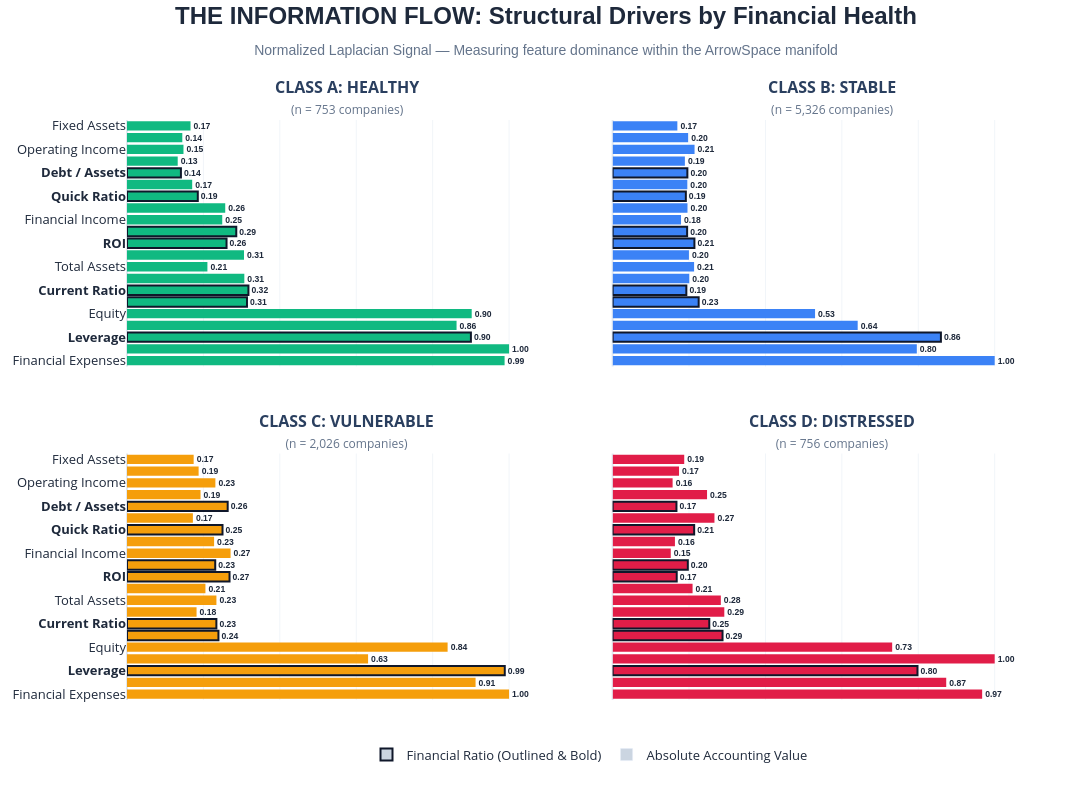

Notebook source saved alongside this figure:
### Markdown cell above
### 8.1 The Macro View: Mapping the Financial DNA of the Market
**What this shows:** This "Manifold" translates over 11,000 complex balance sheets into a simple 2D map based on financial similarity. The left panel shows that our model naturally groups companies by their health class (from Healthy/Green to Distressed/Red). 

The right panel highlights "geometric anomalies" (in bright yellow), companies with highly unusual financial structures.

**Value for Stakeholders:**
* **Executive Validation:** It visually proves that our AI isn't just guessing; it has successfully mapped the actual "physics" of the market. Healthy companies and distressed companies live in entirely different neighborhoods.
* **Targeted Risk Hunting:** The bright yellow "peninsula" on the right reveals a cluster of companies that share a specific, highly abnormal financial profile. Instead of reviewing 11,000 companies, our risk team can immediately target this isolated group for deep-dive audits.

### Code cell
import plotly.graph_objects as go
from plotly.subplots import make_subplots

# --- 1. Premium Light Theme Setup ---
bg_color = '#ffffff'
text_main = '#1e293b'  
text_muted = '#64748b' 

CLASS_COLORS = {
    'A': '#10b981',  # Emerald Green
    'B': '#3b82f6',  # Cobalt Blue
    'C': '#f59e0b',  # Amber
    'D': '#e11d48'   # Crimson Red
}

ratio_set = {'ROE', 'ROI', 'Leverage', 'Current Ratio', 'Quick Ratio',
             'Debt / Assets', 'Profit Margin'}

# --- 2. Prepare Dynamic Subplot Titles (Plotly natively renders HTML!) ---
subplot_titles = []
for cls in CLASS_ORDER:
    n_cls = (df_spec_tr[TARGET] == cls).sum()
    title = f"<b>CLASS {cls}: {CLASS_LABELS[cls].upper()}</b><br><span style='font-size:12px; color:{text_muted}'>(n = {n_cls:,} companies)</span>"
    subplot_titles.append(title)

# --- 3. Initialize the 2x2 Plotly Grid ---
fig = make_subplots(
    rows=2, cols=2, 
    shared_yaxes=True,           # Flawlessly shares the Y-axis labels on the left
    horizontal_spacing=0.05,     # Squeezes columns together for easy left-to-right comparison
    vertical_spacing=0.15,       # Gives perfect breathing room between rows
    subplot_titles=subplot_titles
)

# --- 4. Plotting the Data ---
# Plotly uses a 1D index for rows/cols (1,1), (1,2), (2,1), (2,2)
positions = [(1,1), (1,2), (2,1), (2,2)]

for ax_i, cls in enumerate(CLASS_ORDER):
    row, col = positions[ax_i]
    color = CLASS_COLORS[cls]
    
    # Extract sorted data
    vals = diag_by_class[cls][sort_idx]
    labs = [FEAT_LABELS[i] for i in sort_idx]
    
    # Format Y-axis labels (Plotly supports <b> tags for tick labels!)
    formatted_labs = [f"<b>{l}</b>" if l in ratio_set else l for l in labs]
    
    # Define outline arrays for the bars (Dark outline for ratios, none for absolute)
    line_colors = ['#0f172a' if l in ratio_set else 'rgba(0,0,0,0)' for l in labs]
    line_widths = [2 if l in ratio_set else 0 for l in labs]

    # Add the horizontal bar chart
    fig.add_trace(go.Bar(
        y=formatted_labs,
        x=vals,
        orientation='h',
        marker=dict(
            color=color,
            line=dict(color=line_colors, width=line_widths)
        ),
        text=[f"{v:.2f}" for v in vals],
        textposition='outside',
        textfont=dict(color=text_main, size=11, family="Arial", weight="bold"),
        showlegend=False,
        hoverinfo="x+y"
    ), row=row, col=col)

# --- 5. Layout Perfection ---
fig.update_layout(
    title=dict(
        text="<b>THE INFORMATION FLOW: Structural Drivers by Financial Health</b><br>"
             f"<span style='font-size:14px; color:{text_muted}'>Normalized Laplacian Signal — Measuring feature dominance within the ArrowSpace manifold</span>",
        x=0.5, y=0.97,
        font=dict(size=24, color=text_main, family="Arial")
    ),
    plot_bgcolor=bg_color,
    paper_bgcolor=bg_color,
    width=1200,
    height=800,
    margin=dict(l=20, r=40, t=120, b=100), # Ample margins for breathing room
    barmode='group'
)

# Clean up axes (Add subtle vertical gridlines, remove clutter)
fig.update_xaxes(
    showgrid=True, gridwidth=1, gridcolor='#f1f5f9', 
    zeroline=True, zerolinewidth=2, zerolinecolor='#e2e8f0',
    showticklabels=False, range=[0, 1.15]
)
fig.update_yaxes(
    showgrid=False, tickfont=dict(size=13, color=text_main)
)

# --- 6. Custom Legend (Dummy traces to build the legend) ---
fig.add_trace(go.Bar(
    x=[None], y=[None],
    marker=dict(color='#cbd5e1', line=dict(color='#0f172a', width=2)),
    name='Financial Ratio (Outlined & Bold)'
))
fig.add_trace(go.Bar(
    x=[None], y=[None],
    marker=dict(color='#cbd5e1'),
    name='Absolute Accounting Value'
))

# Position the legend perfectly centered at the bottom
fig.update_layout(
    legend=dict(
        orientation="h",
        yanchor="bottom", y=-0.12,
        xanchor="center", x=0.5,
        font=dict(size=13, color=text_main)
    )
)

# Show the interactive plot
fig.show()

# To save for the presentation:
# fig.write_image("feature_signal_plotly_premium.png", scale=3)

### Figure 1 — Plotly figure (JSON) as saved in the notebook; plotly's stock layout.template omitted (floating-point values rounded to 4 significant figures)
{"data": [{"hoverinfo": "x+y", "marker": {"color": "#10b981", "line": {"color": ["rgba(0,0,0,0)", "rgba(0,0,0,0)", "#0f172a", "rgba(0,0,0,0)", "rgba(0,0,0,0)", "#0f172a", "#0f172a", "rgba(0,0,0,0)", "rgba(0,0,0,0)", "rgba(0,0,0,0)", "#0f172a", "#0f172a", "rgba(0,0,0,0)", "rgba(0,0,0,0)", "#0f172a", "rgba(0,0,0,0)", "#0f172a", "rgba(0,0,0,0)", "rgba(0,0,0,0)", "rgba(0,0,0,0)", "rgba(0,0,0,0)"], "width": [0, 0, 2, 0, 0, 2, 2, 0, 0, 0, 2, 2, 0, 0, 2, 0, 2, 0, 0, 0, 0]}}, "orientation": "h", "showlegend": false, "text": ["0.99", "1.00", "0.90", "0.86", "0.90", "0.31", "0.32", "0.31", "0.21", "0.31", "0.26", "0.29", "0.25", "0.26", "0.19", "0.17", "0.14", "0.13", "0.15", "0.14", "0.17"], "textfont": {"color": "#1e293b", "family": "Arial", "size": 11, "weight": "bold"}, "textposition": "outside", "type": "bar", "x": [0.9883, 1.0, 0.9001, 0.8626, 0.9022, 0.314, 0.3178, 0.3071, 0.2105, 0.3062, 0.2605, 0.286, 0.2493, 0.2571, 0.1853, 0.1706, 0.1411, 0.1327, 0.1478, 0.1448, 0.1663], "xaxis": "x", "y": ["Financial Expenses", "Production Value", "<b>Leverage</b>", "Company Age", "Equity", "<b>ROE</b>", "<b>Current Ratio</b>", "LT Debt", "Total Assets", "Net P&L", "<b>ROI</b>", "<b>Profit Margin</b>", "Financial Income", "Production Costs", "<b>Quick Ratio</b>", "ST Debt", "<b>Debt / Assets</b>", "Current Assets", "Operating Income", "Total Debt", "Fixed Assets"], "yaxis": "y"}, {"hoverinfo": "x+y", "marker": {"color": "#3b82f6", "line": {"color": ["rgba(0,0,0,0)", "rgba(0,0,0,0)", "#0f172a", "rgba(0,0,0,0)", "rgba(0,0,0,0)", "#0f172a", "#0f172a", "rgba(0,0,0,0)", "rgba(0,0,0,0)", "rgba(0,0,0,0)", "#0f172a", "#0f172a", "rgba(0,0,0,0)", "rgba(0,0,0,0)", "#0f172a", "rgba(0,0,0,0)", "#0f172a", "rgba(0,0,0,0)", "rgba(0,0,0,0)", "rgba(0,0,0,0)", "rgba(0,0,0,0)"], "width": [0, 0, 2, 0, 0, 2, 2, 0, 0, 0, 2, 2, 0, 0, 2, 0, 2, 0, 0, 0, 0]}}, "orientation": "h", "showlegend": false, "text": ["1.00", "0.80", "0.86", "0.64", "0.53", "0.23", "0.19", "0.20", "0.21", "0.20", "0.21", "0.20", "0.18", "0.20", "0.19", "0.20", "0.20", "0.19", "0.21", "0.20", "0.17"], "textfont": {"color": "#1e293b", "family": "Arial", "size": 11, "weight": "bold"}, "textposition": "outside", "type": "bar", "x": [1.0, 0.7962, 0.8592, 0.6414, 0.5298, 0.2252, 0.193, 0.2006, 0.2132, 0.1997, 0.2141, 0.195, 0.179, 0.196, 0.1916, 0.1955, 0.1956, 0.1891, 0.2145, 0.1976, 0.1694], "xaxis": "x2", "y": ["Financial Expenses", "Production Value", "<b>Leverage</b>", "Company Age", "Equity", "<b>ROE</b>", "<b>Current Ratio</b>", "LT Debt", "Total Assets", "Net P&L", "<b>ROI</b>", "<b>Profit Margin</b>", "Financial Income", "Production Costs", "<b>Quick Ratio</b>", "ST Debt", "<b>Debt / Assets</b>", "Current Assets", "Operating Income", "Total Debt", "Fixed Assets"], "yaxis": "y2"}, {"hoverinfo": "x+y", "marker": {"color": "#f59e0b", "line": {"color": ["rgba(0,0,0,0)", "rgba(0,0,0,0)", "#0f172a", "rgba(0,0,0,0)", "rgba(0,0,0,0)", "#0f172a", "#0f172a", "rgba(0,0,0,0)", "rgba(0,0,0,0)", "rgba(0,0,0,0)", "#0f172a", "#0f172a", "rgba(0,0,0,0)", "rgba(0,0,0,0)", "#0f172a", "rgba(0,0,0,0)", "#0f172a", "rgba(0,0,0,0)", "rgba(0,0,0,0)", "rgba(0,0,0,0)", "rgba(0,0,0,0)"], "width": [0, 0, 2, 0, 0, 2, 2, 0, 0, 0, 2, 2, 0, 0, 2, 0, 2, 0, 0, 0, 0]}}, "orientation": "h", "showlegend": false, "text": ["1.00", "0.91", "0.99", "0.63", "0.84", "0.24", "0.23", "0.18", "0.23", "0.21", "0.27", "0.23", "0.27", "0.23", "0.25", "0.17", "0.26", "0.19", "0.23", "0.19", "0.17"], "textfont": {"color": "#1e293b", "family": "Arial", "size": 11, "weight": "bold"}, "textposition": "outside", "type": "bar", "x": [1.0, 0.9123, 0.9888, 0.631, 0.8391, 0.2393, 0.2339, 0.1821, 0.234, 0.2053, 0.2684, 0.2309, 0.2711, 0.228, 0.25, 0.1724, 0.2635, 0.1925, 0.2313, 0.1874, 0.1745], "xaxis": "x3", "y": ["Financial Expenses", "Production Value", "<b>Leverage</b>", "Company Age", "Equity", "<b>ROE</b>", "<b>Current Ratio</b>", "LT Debt", "Total Assets", "Net P&L", "<b>ROI</b>", "<b>Profit Margin</b>", "Financial Income", "Production Costs", "<b>Quick Ratio</b>", "ST Debt", "<b>Debt / Assets</b>", "Current Assets", "Operating Income", "Total Debt", "Fixed Assets"], "yaxis": "y3"}, {"hoverinfo": "x+y", "marker": {"color": "#e11d48", "line": {"color": ["rgba(0,0,0,0)", "rgba(0,0,0,0)", "#0f172a", "rgba(0,0,0,0)", "rgba(0,0,0,0)", "#0f172a", "#0f172a", "rgba(0,0,0,0)", "rgba(0,0,0,0)", "rgba(0,0,0,0)", "#0f172a", "#0f172a", "rgba(0,0,0,0)", "rgba(0,0,0,0)", "#0f172a", "rgba(0,0,0,0)", "#0f172a", "rgba(0,0,0,0)", "rgba(0,0,0,0)", "rgba(0,0,0,0)", "rgba(0,0,0,0)"], "width": [0, 0, 2, 0, 0, 2, 2, 0, 0, 0, 2, 2, 0, 0, 2, 0, 2, 0, 0, 0, 0]}}, "orientation": "h", "showlegend": false, "text": ["0.97", "0.87", "0.80", "1.00", "0.73", "0.29", "0.25", "0.29", "0.28", "0.21", "0.17", "0.20", "0.15", "0.16", "0.21", "0.27", "0.17", "0.25", "0.16", "0.17", "0.19"], "textfont": {"color": "#1e293b", "family": "Arial", "size": 11, "weight": "bold"}, "textposition": "outside", "type": "bar", "x": [0.9672, 0.8731, 0.7979, 1.0, 0.7317, 0.2877, 0.253, 0.2923, 0.2832, 0.2093, 0.1677, 0.1968, 0.1522, 0.1631, 0.2134, 0.2665, 0.1671, 0.2471, 0.157, 0.1738, 0.1874], "xaxis": "x4", "y": ["Financial Expenses", "Production Value", "<b>Leverage</b>", "Company Age", "Equity", "<b>ROE</b>", "<b>Current Ratio</b>", "LT Debt", "Total Assets", "Net P&L", "<b>ROI</b>", "<b>Profit Margin</b>", "Financial Income", "Production Costs", "<b>Quick Ratio</b>", "ST Debt", "<b>Debt / Assets</b>", "Current Assets", "Operating Income", "Total Debt", "Fixed Assets"], "yaxis": "y4"}, {"marker": {"color": "#cbd5e1", "line": {"color": "#0f172a", "width": 2}}, "name": "Financial Ratio (Outlined & Bold)", "type": "bar", "x": [null], "y": [null]}, {"marker": {"color": "#cbd5e1"}, "name": "Absolute Accounting Value", "type": "bar", "x": [null], "y": [null]}], "layout": {"annotations": [{"font": {"size": 16}, "showarrow": false, "text": "<b>CLASS A: HEALTHY</b><br><span style='font-size:12px; color:#64748b'>(n = 753 companies)</span>", "x": 0.2375, "xanchor": "center", "xref": "paper", "y": 1, "yanchor": "bottom", "yref": "paper"}, {"font": {"size": 16}, "showarrow": false, "text": "<b>CLASS B: STABLE</b><br><span style='font-size:12px; color:#64748b'>(n = 5,326 companies)</span>", "x": 0.7625, "xanchor": "center", "xref": "paper", "y": 1, "yanchor": "bottom", "yref": "paper"}, {"font": {"size": 16}, "showarrow": false, "text": "<b>CLASS C: VULNERABLE</b><br><span style='font-size:12px; color:#64748b'>(n = 2,026 companies)</span>", "x": 0.2375, "xanchor": "center", "xref": "paper", "y": 0.425, "yanchor": "bottom", "yref": "paper"}, {"font": {"size": 16}, "showarrow": false, "text": "<b>CLASS D: DISTRESSED</b><br><span style='font-size:12px; color:#64748b'>(n = 756 companies)</span>", "x": 0.7625, "xanchor": "center", "xref": "paper", "y": 0.425, "yanchor": "bottom", "yref": "paper"}], "barmode": "group", "height": 800, "legend": {"font": {"color": "#1e293b", "size": 13}, "orientation": "h", "x": 0.5, "xanchor": "center", "y": -0.12, "yanchor": "bottom"}, "margin": {"b": 100, "l": 20, "r": 40, "t": 120}, "paper_bgcolor": "#ffffff", "plot_bgcolor": "#ffffff", "title": {"font": {"color": "#1e293b", "family": "Arial", "size": 24}, "text": "<b>THE INFORMATION FLOW: Structural Drivers by Financial Health</b><br><span style='font-size:14px; color:#64748b'>Normalized Laplacian Signal — Measuring feature dominance within the ArrowSpace manifold</span>", "x": 0.5, "y": 0.97}, "width": 1200, "xaxis": {"anchor": "y", "domain": [0, 0.475], "gridcolor": "#f1f5f9", "gridwidth": 1, "range": [0, 1.15], "showgrid": true, "showticklabels": false, "zeroline": true, "zerolinecolor": "#e2e8f0", "zerolinewidth": 2}, "xaxis2": {"anchor": "y2", "domain": [0.525, 1], "gridcolor": "#f1f5f9", "gridwidth": 1, "range": [0, 1.15], "showgrid": true, "showticklabels": false, "zeroline": true, "zerolinecolor": "#e2e8f0", "zerolinewidth": 2}, "xaxis3": {"anchor": "y3", "domain": [0, 0.475], "gridcolor": "#f1f5f9", "gridwidth": 1, "range": [0, 1.15], "showgrid": true, "showticklabels": false, "zeroline": true, "zerolinecolor": "#e2e8f0", "zerolinewidth": 2}, "xaxis4": {"anchor": "y4", "domain": [0.525, 1], "gridcolor": "#f1f5f9", "gridwidth": 1, "range": [0, 1.15], "showgrid": true, "showticklabels": false, "zeroline": true, "zerolinecolor": "#e2e8f0", "zerolinewidth": 2}, "yaxis": {"anchor": "x", "domain": [0.575, 1], "showgrid": false, "tickfont": {"color": "#1e293b", "size": 13}}, "yaxis2": {"anchor": "x2", "domain": [0.575, 1], "matches": "y", "showgrid": false, "showticklabels": false, "tickfont": {"color": "#1e293b", "size": 13}}, "yaxis3": {"anchor": "x3", "domain": [0, 0.425], "showgrid": false, "tickfont": {"color": "#1e293b", "size": 13}}, "yaxis4": {"anchor": "x4", "domain": [0, 0.425], "matches": "y3", "showgrid": false, "showticklabels": false, "tickfont": {"color": "#1e293b", "size": 13}}}}
